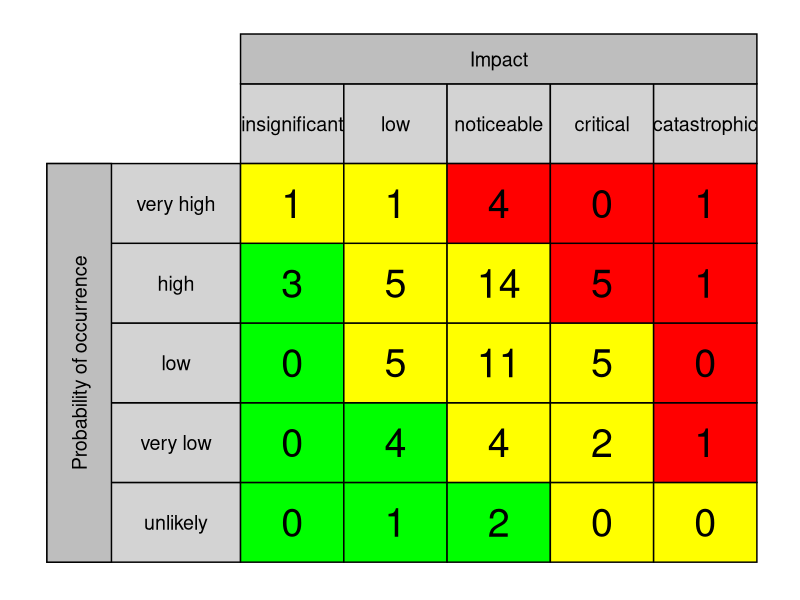
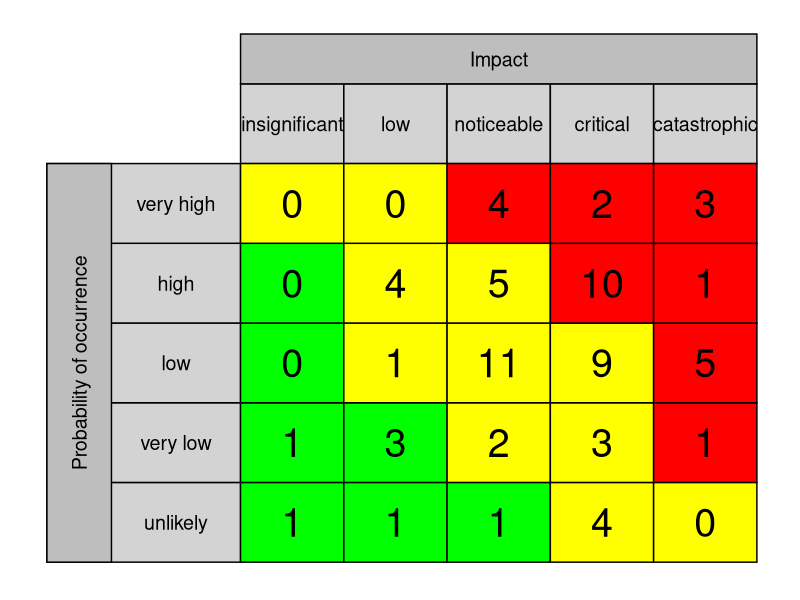
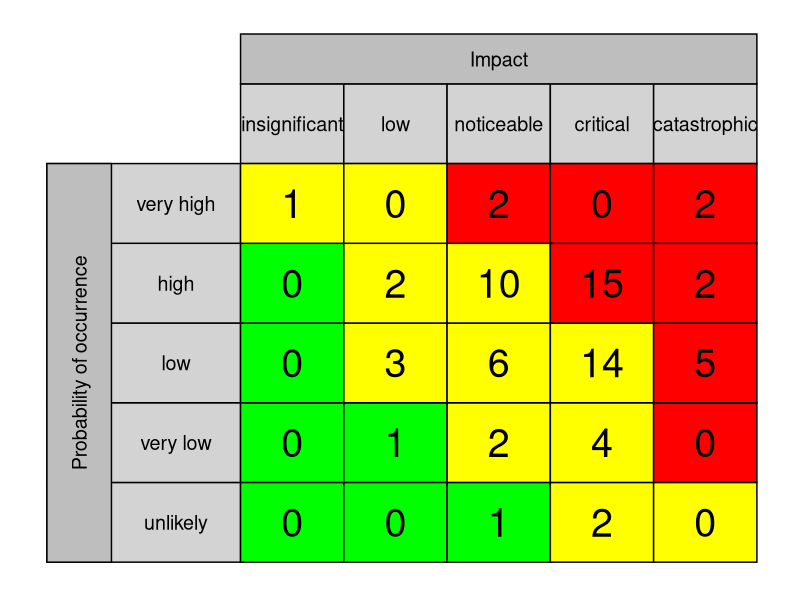
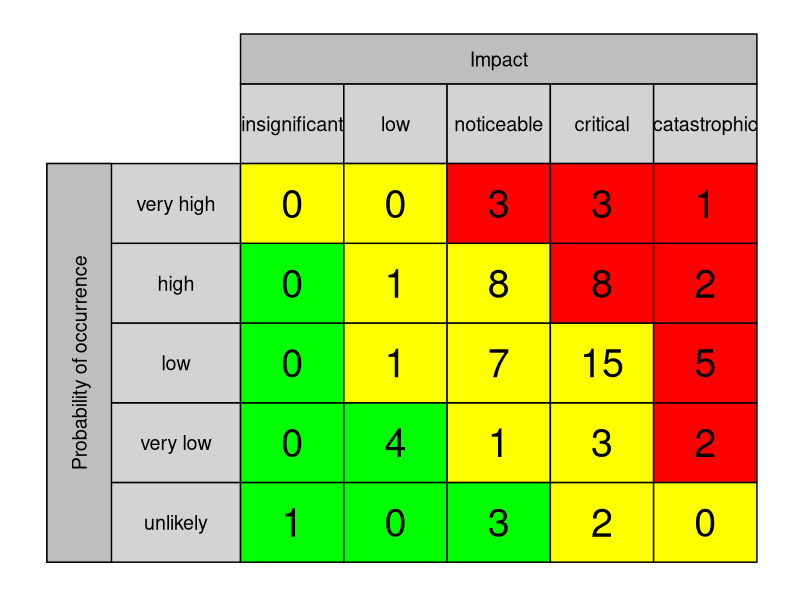
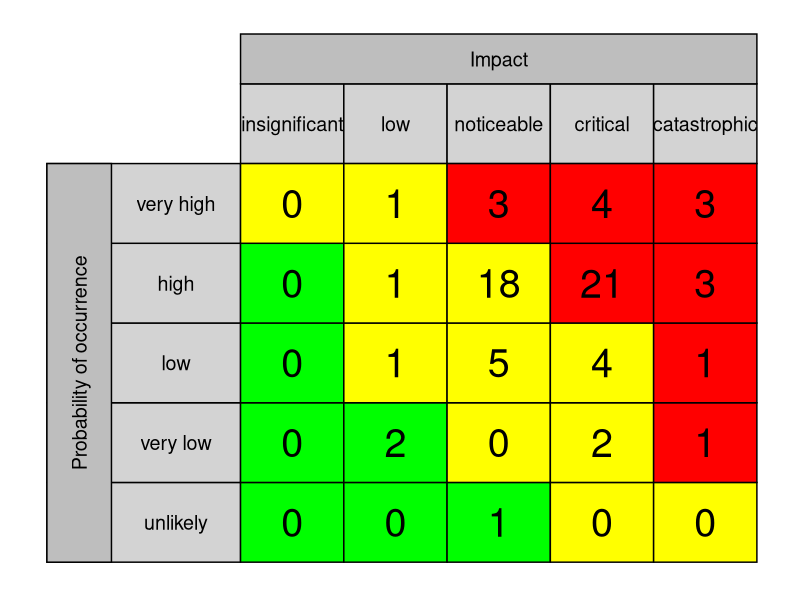
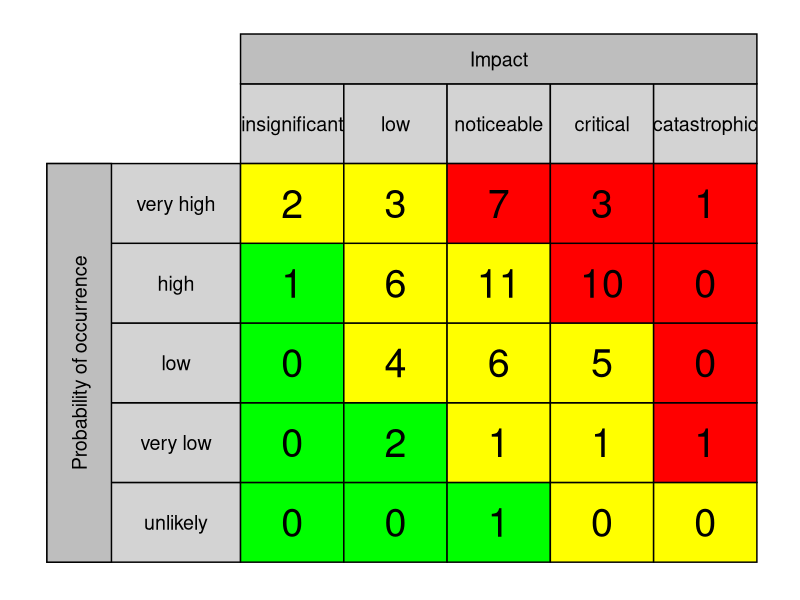
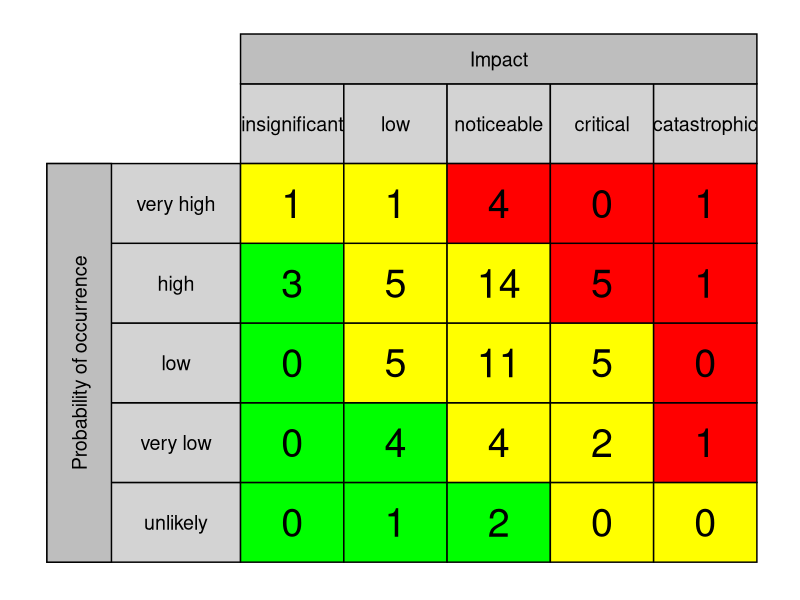
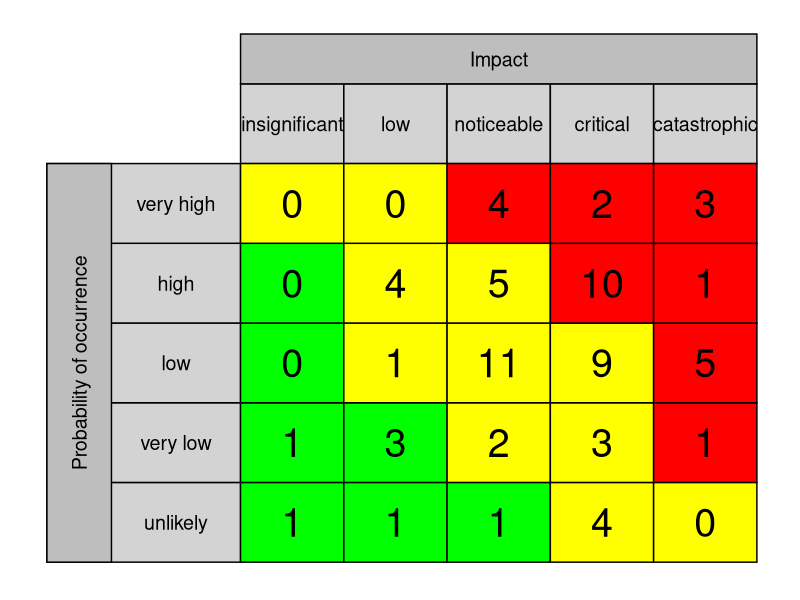

These charts were generated, in order, by the following R code: (Note: a time limit stopped this script after it produced the figures.)
#Erstellung der Klassischen Risikomatrix für alle Szenarien 
#getrennt nach Risiko und Chance inklusive Verspeicherung der einzelnen Bilder

library(plotrix)
library(dplyr)
library(ggplot2)
library(grid)
library(RColorBrewer)

answerstable <- read.csv(file = 'myapp/Data/RQ1_corrected.csv', header=TRUE) #importiere das answers file

dfall <- answerstable %>% filter(QUES2SURV_METHOD == "classic" & ANS2SURV_ANSWERED == 1)
scenarios <- as.data.frame(table(dfall$QUES_ID))
#print(scenarios)
numberscenarios  <- nrow(scenarios)
#print (numberscenarios)

for (anz in 1:numberscenarios) {
actualscenario =as.vector(scenarios[anz,1])
#actualType =as.vector(scenarios[anz,1])
scentext <- (paste0("Scenario ", actualscenario))
df <- answerstable %>% filter(QUES2SURV_METHOD == "classic" & ANS2SURV_ANSWERED == 1 & QUES_ID == actualscenario)
actualtype <- (df$QUES_TYP[1])
numberofanswers <- nrow(df)
#print (numberofanswers)
#dfgroup1 <- df %>% filter(ACC2SURV_ROLE == "1")# ACC2SURV_GROUPID== "1"
#numberofanswersg1 <- nrow(dfgroup1)
#dfgroup2 <- df %>% filter(ACC2SURV_ROLE == "2")
#numberofanswersg2 <- nrow(dfgroup2)
scenariogrid <- data.frame(table(df$ClassicGrid))
#print (scenariogrid)
basicgrid <- data.frame(c("Grid11","Grid21","Grid31","Grid41","Grid51","Grid12","Grid22","Grid32","Grid42","Grid52","Grid13","Grid23","Grid33","Grid43","Grid53","Grid14","Grid24","Grid34","Grid44","Grid54","Grid15","Grid25","Grid35","Grid45","Grid55"))

numberbasic  <- nrow(basicgrid)

for (i in 1:numberbasic) {
      #print (basicgrid[i,1])
      actualGRID <- basicgrid[i,1]
      m = which(scenariogrid == actualGRID)
      x <- identical(m, integer(0))
      if(x != TRUE){
        value <- (scenariogrid[m,"Freq"])
        #print (value)
        basicgrid[i,"MatrixSum"] <- value
      } else{
        basicgrid[i,"MatrixSum"] <- "0"
      }
}

classicgrid <- (basicgrid$MatrixSum)
#classicgrid<- c(20,2,3,4,2,20,2,3,4,2,20,2,3,4,2,20,2,3,4,2)

if (actualtype == "Risiko"){

thisis <- ggplot()+ 
  ggtitle(scentext)+ 
  theme(#plot.title = element_text(hjust = 0.5,color="black", size=16),#face="bold"),
        plot.title = element_blank(),
        axis.line  = element_blank(),
        axis.ticks = element_blank(),
        axis.text  = element_blank(),
        axis.title = element_blank(),
        panel.grid.major = element_blank(),
        panel.grid.minor = element_blank(),
        panel.border = element_blank(),
        panel.background = element_blank()
        )+
  xlim(-150,400)+
  ylim(0,530)+
  geom_rect(aes(xmin=-150, xmax=0, ymin=0, ymax=80),fill="lightgrey", color="black", alpha=1)+
  geom_rect(aes(xmin=-150, xmax=0, ymin=80, ymax=160),fill="lightgrey", color="black", alpha=1)+
  geom_rect(aes(xmin=-150, xmax=0, ymin=160, ymax=240),fill="lightgrey", color="black", alpha=1)+
  geom_rect(aes(xmin=-150, xmax=0, ymin=240, ymax=320),fill="lightgrey", color="black", alpha=1)+
  geom_rect(aes(xmin=-150, xmax=0, ymin=320, ymax=400),fill="lightgrey", color="black", alpha=1)+
  geom_rect(aes(xmin=-150, xmax=-100, ymin=0, ymax=400),fill="grey", color="black", alpha=1)+
  geom_rect(aes(xmin=0, xmax=80, ymin=400, ymax=480),fill="lightgrey", color="black", alpha=1)+
  geom_rect(aes(xmin=80, xmax=160, ymin=400, ymax=480),fill="lightgrey", color="black", alpha=1)+
  geom_rect(aes(xmin=160, xmax=240, ymin=400, ymax=480),fill="lightgrey", color="black", alpha=1)+
  geom_rect(aes(xmin=240, xmax=320, ymin=400, ymax=480),fill="lightgrey", color="black", alpha=1)+
  geom_rect(aes(xmin=320, xmax=400, ymin=400, ymax=480),fill="lightgrey", color="black", alpha=1)+
  geom_rect(aes(xmin=0, xmax=400, ymin=480, ymax=530),fill="grey", color="black", alpha=1)+
  
  geom_rect(aes(xmin=0, xmax=80, ymin=0, ymax=80),fill="green", color="black", alpha=1)+
  geom_rect(aes(xmin=0, xmax=80, ymin=80, ymax=160),fill="green", color="black", alpha=1)+
  geom_rect(aes(xmin=0, xmax=80, ymin=160, ymax=240),fill="green", color="black", alpha=1)+
  geom_rect(aes(xmin=0, xmax=80, ymin=240, ymax=320),fill="green", color="black", alpha=1)+
  geom_rect(aes(xmin=0, xmax=80, ymin=320, ymax=400),fill="yellow", color="black", alpha=1)+
  geom_rect(aes(xmin=80, xmax=160, ymin=0, ymax=80),fill="green", color="black", alpha=1)+
  geom_rect(aes(xmin=80, xmax=160, ymin=80, ymax=160),fill="green", color="black", alpha=1)+
  geom_rect(aes(xmin=80, xmax=160, ymin=160, ymax=240),fill="yellow", color="black", alpha=1)+
  geom_rect(aes(xmin=80, xmax=160, ymin=240, ymax=320),fill="yellow", color="black", alpha=1)+
  geom_rect(aes(xmin=80, xmax=160, ymin=320, ymax=400),fill="yellow", color="black", alpha=1)+
  geom_rect(aes(xmin=160, xmax=240, ymin=0, ymax=80),fill="green", color="black", alpha=1)+
  geom_rect(aes(xmin=160, xmax=240, ymin=80, ymax=160),fill="yellow", color="black", alpha=1)+
  geom_rect(aes(xmin=160, xmax=240, ymin=160, ymax=240),fill="yellow", color="black", alpha=1)+
  geom_rect(aes(xmin=160, xmax=240, ymin=240, ymax=320),fill="yellow", color="black", alpha=1)+
  geom_rect(aes(xmin=160, xmax=240, ymin=320, ymax=400),fill="red", color="black", alpha=1)+
  geom_rect(aes(xmin=240, xmax=320, ymin=0, ymax=80),fill="yellow", color="black", alpha=1)+
  geom_rect(aes(xmin=240, xmax=320, ymin=80, ymax=160),fill="yellow", color="black", alpha=1)+
  geom_rect(aes(xmin=240, xmax=320, ymin=160, ymax=240),fill="yellow", color="black", alpha=1)+
  geom_rect(aes(xmin=240, xmax=320, ymin=240, ymax=320),fill="red", color="black", alpha=1)+
  geom_rect(aes(xmin=240, xmax=320, ymin=320, ymax=400),fill="red", color="black", alpha=1)+
  geom_rect(aes(xmin=320, xmax=400, ymin=0, ymax=80),fill="yellow", color="black", alpha=1)+
  geom_rect(aes(xmin=320, xmax=400, ymin=80, ymax=160),fill="red", color="black", alpha=1)+
  geom_rect(aes(xmin=320, xmax=400, ymin=160, ymax=240),fill="red", color="black", alpha=1)+
  geom_rect(aes(xmin=320, xmax=400, ymin=240, ymax=320),fill="red", color="black", alpha=1)+
  geom_rect(aes(xmin=320, xmax=400, ymin=320, ymax=400),fill="red", color="black", alpha=1)+
  
  geom_text(aes(x = 40, y = 40, label = classicgrid[1]),size = 10)+
  geom_text(aes(x = 40, y = 120, label = classicgrid[2]),size = 10)+
  geom_text(aes(x = 40, y = 200, label = classicgrid[3]),size = 10)+
  geom_text(aes(x = 40, y = 280, label = classicgrid[4]),size = 10)+
  geom_text(aes(x = 40, y = 360, label = classicgrid[5]),size = 10)+
  
  geom_text(aes(x = 120, y = 40, label = classicgrid[6]),size = 10)+
  geom_text(aes(x = 120, y = 120, label = classicgrid[7]),size = 10)+
  geom_text(aes(x = 120, y = 200, label = classicgrid[8]),size = 10)+
  geom_text(aes(x = 120, y = 280, label = classicgrid[9]),size = 10)+
  geom_text(aes(x = 120, y = 360, label = classicgrid[10]),size = 10)+
  
  geom_text(aes(x = 200, y = 40, label = classicgrid[11]),size = 10)+
  geom_text(aes(x = 200, y = 120, label = classicgrid[12]),size = 10)+
  geom_text(aes(x = 200, y = 200, label = classicgrid[13]),size = 10)+
  geom_text(aes(x = 200, y = 280, label = classicgrid[14]),size = 10)+
  geom_text(aes(x = 200, y = 360, label = classicgrid[15]),size = 10)+
  
  geom_text(aes(x = 280, y = 40, label = classicgrid[16]),size = 10)+
  geom_text(aes(x = 280, y = 120, label = classicgrid[17]),size = 10)+
  geom_text(aes(x = 280, y = 200, label = classicgrid[18]),size = 10)+
  geom_text(aes(x = 280, y = 280, label = classicgrid[19]),size = 10)+
  geom_text(aes(x = 280, y = 360, label = classicgrid[20]),size = 10)+
  
  geom_text(aes(x = 360, y = 40, label = classicgrid[21]),size = 10)+
  geom_text(aes(x = 360, y = 120, label = classicgrid[22]),size = 10)+
  geom_text(aes(x = 360, y = 200, label = classicgrid[23]),size = 10)+
  geom_text(aes(x = 360, y = 280, label = classicgrid[24]),size = 10)+
  geom_text(aes(x = 360, y = 360, label = classicgrid[25]),size = 10)+
  
  geom_text(aes(x = -50, y = 40, label = "unlikely"),size = 5)+
  geom_text(aes(x = -50, y = 120, label = "very low"),size = 5)+
  geom_text(aes(x = -50, y = 200, label = "low"),size = 5)+
  geom_text(aes(x = -50, y = 280, label = "high"),size = 5)+
  geom_text(aes(x = -50, y = 360, label = "very high"),size = 5)+
  
  geom_text(aes(x = 40 , y = 440, label = "insignificant"),size = 5)+
  geom_text(aes(x = 120, y = 440, label = "low"),size = 5)+
  geom_text(aes(x = 200, y = 440, label = "noticeable"),size = 5)+
  geom_text(aes(x = 280, y = 440, label = "critical"),size = 5)+
  geom_text(aes(x = 360, y = 440, label = "catastrophic"),size = 5)+
  
  geom_text(aes(x = 200, y = 505, label = "Impact"),size = 5)+
  geom_text(aes(x = -125, y = 200, label = "Probability of occurrence"),size = 5,angle=90)#+
  
}

else
{
  thisis <- ggplot()+ 
    ggtitle(scentext)+ 
    theme(
          #plot.title = element_text(hjust = 0.5,color="black", size=16),#face="bold"),
          plot.title = element_blank(),    
          axis.line  = element_blank(),
          axis.ticks = element_blank(),
          axis.text  = element_blank(),
          axis.title = element_blank(),
          panel.grid.major = element_blank(),
          panel.grid.minor = element_blank(),
          panel.border = element_blank(),
          panel.background = element_blank()
    )+
    xlim(-150,400)+
    ylim(0,530)+
    geom_rect(aes(xmin=-150, xmax=0, ymin=0, ymax=80),fill="lightgrey", color="black", alpha=1)+
    geom_rect(aes(xmin=-150, xmax=0, ymin=80, ymax=160),fill="lightgrey", color="black", alpha=1)+
    geom_rect(aes(xmin=-150, xmax=0, ymin=160, ymax=240),fill="lightgrey", color="black", alpha=1)+
    geom_rect(aes(xmin=-150, xmax=0, ymin=240, ymax=320),fill="lightgrey", color="black", alpha=1)+
    geom_rect(aes(xmin=-150, xmax=0, ymin=320, ymax=400),fill="lightgrey", color="black", alpha=1)+
    geom_rect(aes(xmin=-150, xmax=-100, ymin=0, ymax=400),fill="grey", color="black", alpha=1)+
    geom_rect(aes(xmin=0, xmax=80, ymin=400, ymax=480),fill="lightgrey", color="black", alpha=1)+
    geom_rect(aes(xmin=80, xmax=160, ymin=400, ymax=480),fill="lightgrey", color="black", alpha=1)+
    geom_rect(aes(xmin=160, xmax=240, ymin=400, ymax=480),fill="lightgrey", color="black", alpha=1)+
    geom_rect(aes(xmin=240, xmax=320, ymin=400, ymax=480),fill="lightgrey", color="black", alpha=1)+
    geom_rect(aes(xmin=320, xmax=400, ymin=400, ymax=480),fill="lightgrey", color="black", alpha=1)+
    geom_rect(aes(xmin=0, xmax=400, ymin=480, ymax=530),fill="grey", color="black", alpha=1)+
    
    geom_rect(aes(xmin=0, xmax=80, ymin=0, ymax=80),fill="darkolivegreen1", color="black", alpha=1)+
    geom_rect(aes(xmin=0, xmax=80, ymin=80, ymax=160),fill="darkolivegreen1", color="black", alpha=1)+
    geom_rect(aes(xmin=0, xmax=80, ymin=160, ymax=240),fill="darkolivegreen1", color="black", alpha=1)+
    geom_rect(aes(xmin=0, xmax=80, ymin=240, ymax=320),fill="darkolivegreen1", color="black", alpha=1)+
    geom_rect(aes(xmin=0, xmax=80, ymin=320, ymax=400),fill="chartreuse2", color="black", alpha=1)+
    geom_rect(aes(xmin=80, xmax=160, ymin=0, ymax=80),fill="darkolivegreen1", color="black", alpha=1)+
    geom_rect(aes(xmin=80, xmax=160, ymin=80, ymax=160),fill="darkolivegreen1", color="black", alpha=1)+
    geom_rect(aes(xmin=80, xmax=160, ymin=160, ymax=240),fill="chartreuse2", color="black", alpha=1)+
    geom_rect(aes(xmin=80, xmax=160, ymin=240, ymax=320),fill="chartreuse2", color="black", alpha=1)+
    geom_rect(aes(xmin=80, xmax=160, ymin=320, ymax=400),fill="chartreuse2", color="black", alpha=1)+
    geom_rect(aes(xmin=160, xmax=240, ymin=0, ymax=80),fill="darkolivegreen1", color="black", alpha=1)+
    geom_rect(aes(xmin=160, xmax=240, ymin=80, ymax=160),fill="chartreuse2", color="black", alpha=1)+
    geom_rect(aes(xmin=160, xmax=240, ymin=160, ymax=240),fill="chartreuse2", color="black", alpha=1)+
    geom_rect(aes(xmin=160, xmax=240, ymin=240, ymax=320),fill="chartreuse2", color="black", alpha=1)+
    geom_rect(aes(xmin=160, xmax=240, ymin=320, ymax=400),fill="chartreuse3", color="black", alpha=1)+
    geom_rect(aes(xmin=240, xmax=320, ymin=0, ymax=80),fill="chartreuse2", color="black", alpha=1)+
    geom_rect(aes(xmin=240, xmax=320, ymin=80, ymax=160),fill="chartreuse2", color="black", alpha=1)+
    geom_rect(aes(xmin=240, xmax=320, ymin=160, ymax=240),fill="chartreuse2", color="black", alpha=1)+
    geom_rect(aes(xmin=240, xmax=320, ymin=240, ymax=320),fill="chartreuse3", color="black", alpha=1)+
    geom_rect(aes(xmin=240, xmax=320, ymin=320, ymax=400),fill="chartreuse3", color="black", alpha=1)+
    geom_rect(aes(xmin=320, xmax=400, ymin=0, ymax=80),fill="chartreuse2", color="black", alpha=1)+
    geom_rect(aes(xmin=320, xmax=400, ymin=80, ymax=160),fill="chartreuse3", color="black", alpha=1)+
    geom_rect(aes(xmin=320, xmax=400, ymin=160, ymax=240),fill="chartreuse3", color="black", alpha=1)+
    geom_rect(aes(xmin=320, xmax=400, ymin=240, ymax=320),fill="chartreuse3", color="black", alpha=1)+
    geom_rect(aes(xmin=320, xmax=400, ymin=320, ymax=400),fill="chartreuse3", color="black", alpha=1)+
    
    geom_text(aes(x = 40, y = 40, label = classicgrid[1]),size = 10)+
    geom_text(aes(x = 40, y = 120, label = classicgrid[2]),size = 10)+
    geom_text(aes(x = 40, y = 200, label = classicgrid[3]),size = 10)+
    geom_text(aes(x = 40, y = 280, label = classicgrid[4]),size = 10)+
    geom_text(aes(x = 40, y = 360, label = classicgrid[5]),size = 10)+
    
    geom_text(aes(x = 120, y = 40, label = classicgrid[6]),size = 10)+
    geom_text(aes(x = 120, y = 120, label = classicgrid[7]),size = 10)+
    geom_text(aes(x = 120, y = 200, label = classicgrid[8]),size = 10)+
    geom_text(aes(x = 120, y = 280, label = classicgrid[9]),size = 10)+
    geom_text(aes(x = 120, y = 360, label = classicgrid[10]),size = 10)+
    
    geom_text(aes(x = 200, y = 40, label = classicgrid[11]),size = 10)+
    geom_text(aes(x = 200, y = 120, label = classicgrid[12]),size = 10)+
    geom_text(aes(x = 200, y = 200, label = classicgrid[13]),size = 10)+
    geom_text(aes(x = 200, y = 280, label = classicgrid[14]),size = 10)+
    geom_text(aes(x = 200, y = 360, label = classicgrid[15]),size = 10)+
    
    geom_text(aes(x = 280, y = 40, label = classicgrid[16]),size = 10)+
    geom_text(aes(x = 280, y = 120, label = classicgrid[17]),size = 10)+
    geom_text(aes(x = 280, y = 200, label = classicgrid[18]),size = 10)+
    geom_text(aes(x = 280, y = 280, label = classicgrid[19]),size = 10)+
    geom_text(aes(x = 280, y = 360, label = classicgrid[20]),size = 10)+
    
    geom_text(aes(x = 360, y = 40, label = classicgrid[21]),size = 10)+
    geom_text(aes(x = 360, y = 120, label = classicgrid[22]),size = 10)+
    geom_text(aes(x = 360, y = 200, label = classicgrid[23]),size = 10)+
    geom_text(aes(x = 360, y = 280, label = classicgrid[24]),size = 10)+
    geom_text(aes(x = 360, y = 360, label = classicgrid[25]),size = 10)+
    
    geom_text(aes(x = -50, y = 40, label = "unlikely"),size = 5)+
    geom_text(aes(x = -50, y = 120, label = "very low"),size = 5)+
    geom_text(aes(x = -50, y = 200, label = "low"),size = 5)+
    geom_text(aes(x = -50, y = 280, label = "high"),size = 5)+
    geom_text(aes(x = -50, y = 360, label = "very high"),size = 5)+
    
    geom_text(aes(x = 40 , y = 440, label = "insignificant"),size = 5)+
    geom_text(aes(x = 120, y = 440, label = "low"),size = 5)+
    geom_text(aes(x = 200, y = 440, label = "noticeable"),size = 5)+
    geom_text(aes(x = 280, y = 440, label = "positive"),size = 5)+
    geom_text(aes(x = 360, y = 440, label = "significant"),size = 5)+
    
    geom_text(aes(x = 200, y = 505, label = "Potential"),size = 5)+
    geom_text(aes(x = -125, y = 200, label = "Probability of occurrence"),size = 5,angle=90)#+
  
  
}  
  #heme_classic() +
  #theme(axis.line  = element_blank(),
  #      axis.ticks = element_blank(),
  #      axis.text  = element_blank(),
  #      axis.title = element_blank())


print(thisis)
scenfile <- (paste0("myapp/pictures/1_classicgrid_otitle/", scentext,"_",actualtype,".png"))  

ggsave(filename = scenfile, device = "png", width = 25, height = 25, units = "cm",limitsize = FALSE)
}


## set up the plot region:
#,
     #main = "2 x 2 rectangles; `rect(0,400,0,400)'")
#i <- 4*(0:10)
## draw rectangles with bottom left (100, 300)+i  and top right (150, 380)+i




#rect(0, 0, 300, 300,col= rgb(0,0,1.0,alpha=0.2),border = "blue")
#rect(200, 200, 201, 201,col= rgb(1.0,1.0,0,alpha=0.7))
#draw.circle(x=300, y=80, radius=50, col=heat.colors(9))
#rect(100, 300, 250, 430,col= rgb(1.0,1.0,0,alpha=0.1))
#rect(240-i, 320+i, 250-i, 410+i, col=heat.colors(9))

#Beispiel um einen Text zu platzieren
#center <- c(mean(c(0, 40)), mean(c(0, 35)))
#text(center[1], center[2], labels = 'Hier kann auch dein Text stehen')
